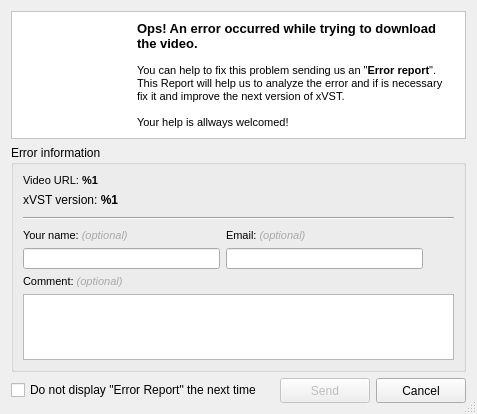
<ui version="4.0" >
 <class>Dialog</class>
 <widget class="QDialog" name="Dialog" >
  <property name="geometry" >
   <rect>
    <x>0</x>
    <y>0</y>
    <width>477</width>
    <height>414</height>
   </rect>
  </property>
  <property name="windowTitle" >
   <string>Error Report</string>
  </property>
  <property name="windowIcon" >
   <iconset resource="../resources/resources.qrc" >:/services/images/services/invalid.png</iconset>
  </property>
  <property name="sizeGripEnabled" >
   <bool>true</bool>
  </property>
  <layout class="QGridLayout" >
   <item row="0" column="0" >
    <widget class="QFrame" name="frame" >
     <property name="minimumSize" >
      <size>
       <width>0</width>
       <height>80</height>
      </size>
     </property>
     <property name="styleSheet" >
      <string>QFrame{background: white;} </string>
     </property>
     <property name="frameShape" >
      <enum>QFrame::StyledPanel</enum>
     </property>
     <property name="frameShadow" >
      <enum>QFrame::Plain</enum>
     </property>
     <layout class="QGridLayout" >
      <item row="0" column="0" >
       <widget class="QLabel" name="imgError" >
        <property name="maximumSize" >
         <size>
          <width>110</width>
          <height>16777215</height>
         </size>
        </property>
        <property name="text" >
         <string/>
        </property>
        <property name="pixmap" >
         <pixmap resource="../resources/resources.qrc" >:/error/images/errorVideo.png</pixmap>
        </property>
        <property name="alignment" >
         <set>Qt::AlignCenter</set>
        </property>
       </widget>
      </item>
      <item row="0" column="1" >
       <widget class="QLabel" name="lblErrorInfo" >
        <property name="text" >
         <string>&lt;html>&lt;head>&lt;meta name="qrichtext" content="1" />&lt;style type="text/css">
p, li { white-space: pre-wrap; }
&lt;/style>&lt;/head>&lt;body style=" font-family:'MS Shell Dlg 2'; font-size:8.25pt; font-weight:400; font-style:normal;">
&lt;p style=" margin-top:0px; margin-bottom:0px; margin-left:0px; margin-right:0px; -qt-block-indent:0; text-indent:0px; font-size:8pt;">&lt;span style=" font-size:10pt; font-weight:600;">Ops! An error occurred while trying to download the video.&lt;/span>&lt;/p>
&lt;p style="-qt-paragraph-type:empty; margin-top:0px; margin-bottom:0px; margin-left:0px; margin-right:0px; -qt-block-indent:0; text-indent:0px; font-size:8pt;">&lt;/p>
&lt;p style=" margin-top:0px; margin-bottom:0px; margin-left:0px; margin-right:0px; -qt-block-indent:0; text-indent:0px; font-size:8pt;">You can help to fix this problem sending us an "&lt;span style=" font-weight:600;">Error report&lt;/span>". This Report will help us to analyze the error and if is necessary fix it and improve the next version of xVST.&lt;/p>
&lt;p style="-qt-paragraph-type:empty; margin-top:0px; margin-bottom:0px; margin-left:0px; margin-right:0px; -qt-block-indent:0; text-indent:0px; font-size:8pt;">&lt;/p>
&lt;p style=" margin-top:0px; margin-bottom:0px; margin-left:0px; margin-right:0px; -qt-block-indent:0; text-indent:0px; font-size:8pt;">&lt;span style=" color:#000000;">Your help is allways welcomed!&lt;/span>&lt;/p>&lt;/body>&lt;/html></string>
        </property>
        <property name="wordWrap" >
         <bool>true</bool>
        </property>
       </widget>
      </item>
     </layout>
    </widget>
   </item>
   <item row="1" column="0" >
    <widget class="QGroupBox" name="gpbErrorInfo" >
     <property name="title" >
      <string>Error information </string>
     </property>
     <layout class="QGridLayout" >
      <item row="0" column="0" colspan="3" >
       <widget class="QLabel" name="lblVideoURL" >
        <property name="text" >
         <string>&lt;html>&lt;head>&lt;meta name="qrichtext" content="1" />&lt;style type="text/css">
p, li { white-space: pre-wrap; }
&lt;/style>&lt;/head>&lt;body style=" font-family:'MS Shell Dlg 2'; font-size:8.25pt; font-weight:400; font-style:normal;">
&lt;p style=" margin-top:0px; margin-bottom:0px; margin-left:0px; margin-right:0px; -qt-block-indent:0; text-indent:0px; font-size:8pt;">Video URL: &lt;span style=" font-weight:600;">%1&lt;/span>&lt;/p>&lt;/body>&lt;/html></string>
        </property>
       </widget>
      </item>
      <item row="1" column="0" colspan="3" >
       <widget class="QLabel" name="lblxVSTVersion" >
        <property name="text" >
         <string>xVST version: &lt;b>%1&lt;/b></string>
        </property>
       </widget>
      </item>
      <item row="2" column="0" colspan="3" >
       <widget class="Line" name="line" >
        <property name="minimumSize" >
         <size>
          <width>0</width>
          <height>10</height>
         </size>
        </property>
        <property name="orientation" >
         <enum>Qt::Horizontal</enum>
        </property>
       </widget>
      </item>
      <item row="3" column="0" >
       <layout class="QVBoxLayout" >
        <item>
         <widget class="QLabel" name="label" >
          <property name="text" >
           <string>&lt;html>&lt;head>&lt;meta name="qrichtext" content="1" />&lt;style type="text/css">
p, li { white-space: pre-wrap; }
&lt;/style>&lt;/head>&lt;body style=" font-family:'MS Shell Dlg 2'; font-size:8.25pt; font-weight:400; font-style:normal;">
&lt;p style=" margin-top:0px; margin-bottom:0px; margin-left:0px; margin-right:0px; -qt-block-indent:0; text-indent:0px; font-size:8pt;">Your name: &lt;span style=" font-style:italic; color:#a9a9a9;">(optional)&lt;/span>&lt;/p>&lt;/body>&lt;/html></string>
          </property>
         </widget>
        </item>
        <item>
         <widget class="QLineEdit" name="lineEdit" >
          <property name="minimumSize" >
           <size>
            <width>0</width>
            <height>21</height>
           </size>
          </property>
         </widget>
        </item>
       </layout>
      </item>
      <item row="3" column="1" >
       <layout class="QVBoxLayout" >
        <item>
         <widget class="QLabel" name="label_2" >
          <property name="text" >
           <string>&lt;html>&lt;head>&lt;meta name="qrichtext" content="1" />&lt;style type="text/css">
p, li { white-space: pre-wrap; }
&lt;/style>&lt;/head>&lt;body style=" font-family:'MS Shell Dlg 2'; font-size:8.25pt; font-weight:400; font-style:normal;">
&lt;p style=" margin-top:0px; margin-bottom:0px; margin-left:0px; margin-right:0px; -qt-block-indent:0; text-indent:0px; font-size:8pt;">Email: &lt;span style=" font-style:italic; color:#a9a9a9;">(optional)&lt;/span>&lt;/p>&lt;/body>&lt;/html></string>
          </property>
         </widget>
        </item>
        <item>
         <widget class="QLineEdit" name="lineEdit_2" >
          <property name="minimumSize" >
           <size>
            <width>0</width>
            <height>21</height>
           </size>
          </property>
         </widget>
        </item>
       </layout>
      </item>
      <item row="3" column="2" >
       <layout class="QVBoxLayout" >
        <item>
         <spacer>
          <property name="orientation" >
           <enum>Qt::Vertical</enum>
          </property>
          <property name="sizeHint" >
           <size>
            <width>20</width>
            <height>10</height>
           </size>
          </property>
         </spacer>
        </item>
        <item>
         <widget class="QToolButton" name="toolButton" >
          <property name="minimumSize" >
           <size>
            <width>25</width>
            <height>25</height>
           </size>
          </property>
          <property name="maximumSize" >
           <size>
            <width>25</width>
            <height>25</height>
           </size>
          </property>
          <property name="toolTip" >
           <string>View which information will be sent</string>
          </property>
          <property name="text" >
           <string/>
          </property>
          <property name="icon" >
           <iconset resource="../resources/resources.qrc" >:/error/images/view.png</iconset>
          </property>
          <property name="autoRaise" >
           <bool>true</bool>
          </property>
         </widget>
        </item>
       </layout>
      </item>
      <item row="4" column="0" colspan="3" >
       <widget class="QLabel" name="label_4" >
        <property name="text" >
         <string>&lt;html>&lt;head>&lt;meta name="qrichtext" content="1" />&lt;style type="text/css">
p, li { white-space: pre-wrap; }
&lt;/style>&lt;/head>&lt;body style=" font-family:'MS Shell Dlg 2'; font-size:8.25pt; font-weight:400; font-style:normal;">
&lt;p style=" margin-top:0px; margin-bottom:0px; margin-left:0px; margin-right:0px; -qt-block-indent:0; text-indent:0px; font-size:8pt;">Comment: &lt;span style=" font-style:italic; color:#a9a9a9;">(optional)&lt;/span>&lt;/p>&lt;/body>&lt;/html></string>
        </property>
       </widget>
      </item>
      <item row="5" column="0" colspan="3" >
       <widget class="QTextEdit" name="rchComments" />
      </item>
     </layout>
    </widget>
   </item>
   <item row="2" column="0" >
    <layout class="QGridLayout" >
     <item row="0" column="0" >
      <widget class="QCheckBox" name="chbNoErrors" >
       <property name="text" >
        <string>Do not display "Error Report" the next time</string>
       </property>
      </widget>
     </item>
     <item row="0" column="1" >
      <spacer>
       <property name="orientation" >
        <enum>Qt::Horizontal</enum>
       </property>
       <property name="sizeHint" >
        <size>
         <width>49</width>
         <height>25</height>
        </size>
       </property>
      </spacer>
     </item>
     <item row="0" column="2" >
      <widget class="QPushButton" name="btnSend" >
       <property name="enabled" >
        <bool>false</bool>
       </property>
       <property name="minimumSize" >
        <size>
         <width>90</width>
         <height>25</height>
        </size>
       </property>
       <property name="maximumSize" >
        <size>
         <width>90</width>
         <height>16777215</height>
        </size>
       </property>
       <property name="baseSize" >
        <size>
         <width>0</width>
         <height>0</height>
        </size>
       </property>
       <property name="text" >
        <string>Send</string>
       </property>
       <property name="default" >
        <bool>true</bool>
       </property>
      </widget>
     </item>
     <item row="0" column="3" >
      <widget class="QPushButton" name="btnCancel" >
       <property name="minimumSize" >
        <size>
         <width>90</width>
         <height>25</height>
        </size>
       </property>
       <property name="maximumSize" >
        <size>
         <width>90</width>
         <height>16777215</height>
        </size>
       </property>
       <property name="baseSize" >
        <size>
         <width>0</width>
         <height>0</height>
        </size>
       </property>
       <property name="text" >
        <string>Cancel</string>
       </property>
      </widget>
     </item>
    </layout>
   </item>
  </layout>
 </widget>
 <resources>
  <include location="../resources/resources.qrc" />
 </resources>
 <connections/>
</ui>
